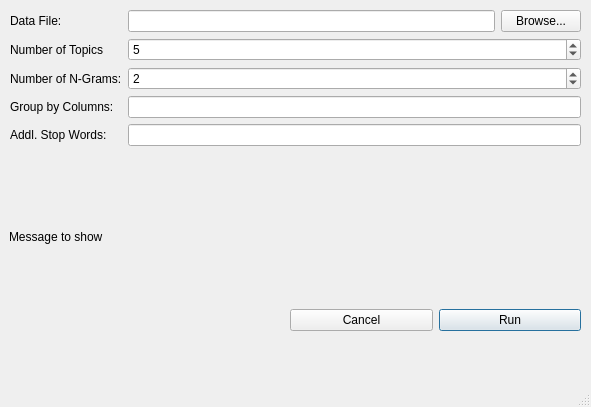
<?xml version="1.0" encoding="UTF-8"?>
<ui version="4.0">
 <class>MainWindow</class>
 <widget class="QMainWindow" name="MainWindow">
  <property name="geometry">
   <rect>
    <x>0</x>
    <y>0</y>
    <width>591</width>
    <height>407</height>
   </rect>
  </property>
  <property name="windowTitle">
   <string>Topics Modeling Tool</string>
  </property>
  <widget class="QWidget" name="centralwidget">
   <widget class="QWidget" name="formLayoutWidget">
    <property name="geometry">
     <rect>
      <x>10</x>
      <y>10</y>
      <width>571</width>
      <height>201</height>
     </rect>
    </property>
    <layout class="QFormLayout" name="formLayout">
     <item row="0" column="0">
      <widget class="QLabel" name="data_file_lbl">
       <property name="text">
        <string>Data File:</string>
       </property>
      </widget>
     </item>
     <item row="0" column="1">
      <layout class="QHBoxLayout" name="horizontalLayout_2">
       <item>
        <widget class="QLineEdit" name="data_file_txt"/>
       </item>
       <item>
        <widget class="QPushButton" name="browse_btn">
         <property name="text">
          <string>Browse...</string>
         </property>
        </widget>
       </item>
      </layout>
     </item>
     <item row="1" column="0">
      <widget class="QLabel" name="num_topics_lbl">
       <property name="text">
        <string>Number of Topics</string>
       </property>
      </widget>
     </item>
     <item row="1" column="1">
      <widget class="QSpinBox" name="num_topics_spb">
       <property name="minimum">
        <number>1</number>
       </property>
       <property name="value">
        <number>5</number>
       </property>
      </widget>
     </item>
     <item row="2" column="0">
      <widget class="QLabel" name="num_ngrams_lbl">
       <property name="text">
        <string>Number of N-Grams:</string>
       </property>
      </widget>
     </item>
     <item row="2" column="1">
      <widget class="QSpinBox" name="num_ngrams_spb">
       <property name="minimum">
        <number>1</number>
       </property>
       <property name="value">
        <number>2</number>
       </property>
      </widget>
     </item>
     <item row="3" column="0">
      <widget class="QLabel" name="groupby_cols_lbel">
       <property name="text">
        <string>Group by Columns:</string>
       </property>
      </widget>
     </item>
     <item row="3" column="1">
      <widget class="QLineEdit" name="groupby_cols_txt">
       <property name="sizePolicy">
        <sizepolicy hsizetype="Expanding" vsizetype="Fixed">
         <horstretch>0</horstretch>
         <verstretch>0</verstretch>
        </sizepolicy>
       </property>
      </widget>
     </item>
     <item row="4" column="0">
      <widget class="QLabel" name="addl_stopwords_lbl">
       <property name="text">
        <string>Addl. Stop Words:</string>
       </property>
      </widget>
     </item>
     <item row="4" column="1">
      <widget class="QLineEdit" name="addl_stopwords_txt"/>
     </item>
    </layout>
   </widget>
   <widget class="QWidget" name="horizontalLayoutWidget">
    <property name="geometry">
     <rect>
      <x>290</x>
      <y>300</y>
      <width>291</width>
      <height>41</height>
     </rect>
    </property>
    <layout class="QHBoxLayout" name="horizontalLayout">
     <item>
      <widget class="QPushButton" name="cancel_btn">
       <property name="text">
        <string>Cancel</string>
       </property>
      </widget>
     </item>
     <item>
      <widget class="QPushButton" name="run_btn">
       <property name="text">
        <string>Run</string>
       </property>
       <property name="default">
        <bool>true</bool>
       </property>
      </widget>
     </item>
    </layout>
   </widget>
   <widget class="QLabel" name="message_lbl">
    <property name="geometry">
     <rect>
      <x>9</x>
      <y>230</y>
      <width>561</width>
      <height>61</height>
     </rect>
    </property>
    <property name="text">
     <string>Message to show</string>
    </property>
    <property name="alignment">
     <set>Qt::AlignLeading|Qt::AlignLeft|Qt::AlignTop</set>
    </property>
   </widget>
  </widget>
  <widget class="QMenuBar" name="menubar">
   <property name="geometry">
    <rect>
     <x>0</x>
     <y>0</y>
     <width>591</width>
     <height>22</height>
    </rect>
   </property>
  </widget>
  <widget class="QStatusBar" name="statusbar"/>
 </widget>
 <resources/>
 <connections>
  <connection>
   <sender>cancel_btn</sender>
   <signal>clicked()</signal>
   <receiver>MainWindow</receiver>
   <slot>close()</slot>
   <hints>
    <hint type="sourcelabel">
     <x>366</x>
     <y>340</y>
    </hint>
    <hint type="destinationlabel">
     <x>368</x>
     <y>361</y>
    </hint>
   </hints>
  </connection>
 </connections>
</ui>
